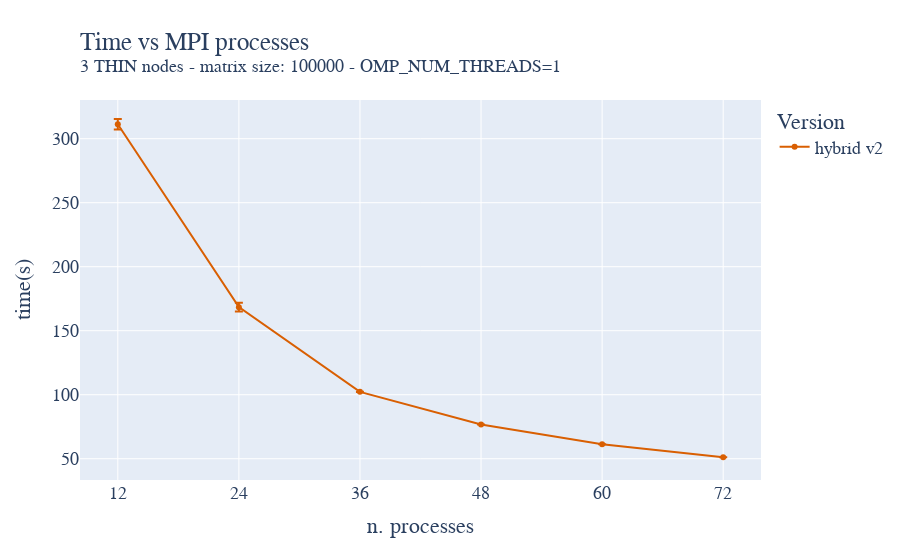

The cell this chart's notebook holds for it:
### Code cell
fig = go.Figure()

fig.add_trace(go.Scatter(x=strong_MPI_thin_hybrid_static_big_grid_avg["size"]["mean"], y=strong_MPI_thin_hybrid_static_big_grid_avg["time"]["mean"], name='hybrid v2',
                         error_y=dict(
                             type="data",
                             array=strong_MPI_thin_hybrid_static_big_grid_avg["time"]["std"],
                             visible=True)))
fig.update_layout(
    title=go.layout.Title(
        text="Time vs MPI processes<br><sup>3 THIN nodes - matrix size: 100000 - OMP_NUM_THREADS=1</sup>",
        xref="paper",
        x=0,
    ),
    xaxis_title="n. processes",
    xaxis = dict(
        tickmode = 'linear',
        tick0 = '0',
        dtick = '12'
    ),
    yaxis_title="time(s)",
    legend_title="Version",
    showlegend=True,
    font=dict(
        family="Courier New, monospace",
        size=18,
    ),
    colorway=["#d95f02"]
)
fig.show()
fig.write_image("/home/andres/hpc/Foundations_of_HPC_2022/Assignment/my_assignment/report/images/strong_MPI_thin_hybrid_big_grid.pdf", height=500, width=1000)

### Figure 1 — Plotly figure (JSON) as saved in the notebook; plotly's stock layout.template omitted (floating-point values rounded to 4 significant figures)
{"data": [{"error_y": {"array": [4.124, 3.379, 0.1595, 0.02407, 0.02054, 0.02539], "type": "data", "visible": true}, "name": "hybrid v2", "type": "scatter", "x": [12, 24, 36, 48, 60, 72], "y": [311.3, 168.4, 102.2, 76.69, 61.35, 51.15]}], "layout": {"colorway": ["#d95f02"], "font": {"family": "Courier New, monospace", "size": 18}, "legend": {"title": {"text": "Version"}}, "showlegend": true, "title": {"text": "Time vs MPI processes<br><sup>3 THIN nodes - matrix size: 100000 - OMP_NUM_THREADS=1</sup>", "x": 0, "xref": "paper"}, "xaxis": {"dtick": "12", "tick0": "0", "tickmode": "linear", "title": {"text": "n. processes"}}, "yaxis": {"title": {"text": "time(s)"}}}}
